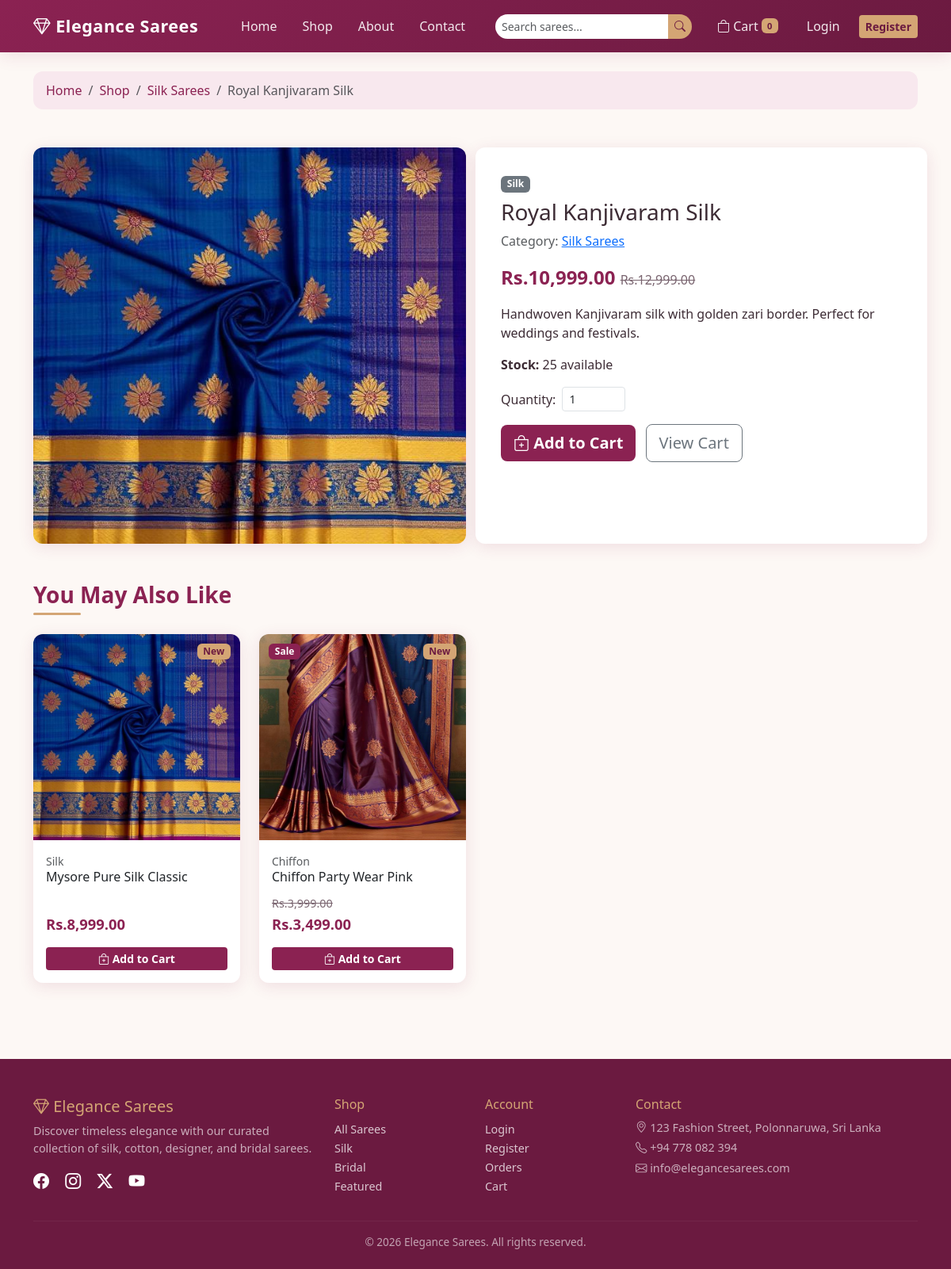
The app's page /product.php?slug=royal-kanjivaram-silk with its own data.
### tables this page shows
CREATE TABLE `products` (
  `id` int NOT NULL,
  `category_id` int NOT NULL,
  `name` varchar(200) NOT NULL,
  `slug` varchar(220) NOT NULL,
  `description` text,
  `saree_type` enum('Silk','Cotton','Designer','Bridal','Banarasi','Chiffon','Georgette') NOT NULL,
  `price` decimal(10,2) NOT NULL,
  `discount_price` decimal(10,2) DEFAULT NULL,
  `stock` int DEFAULT '0',
  `image` varchar(255) DEFAULT NULL,
  `is_featured` tinyint(1) DEFAULT '0',
  `is_new_arrival` tinyint(1) DEFAULT '0',
  `status` enum('active','inactive') DEFAULT 'active',
  `created_at` timestamp NULL DEFAULT CURRENT_TIMESTAMP
);

CREATE TABLE `categories` (
  `id` int NOT NULL,
  `name` varchar(100) NOT NULL,
  `slug` varchar(100) NOT NULL,
  `description` text,
  `image` varchar(255) DEFAULT NULL,
  `status` enum('active','inactive') DEFAULT 'active',
  `created_at` timestamp NULL DEFAULT CURRENT_TIMESTAMP
);

### product.php (the view, shortened to what this page needs)
<?php
require_once 'includes/header.php';
$slug = $_GET['slug'] ?? '';
$stmt = $pdo->prepare('
    SELECT p.*, c.name AS category_name, c.slug AS category_slug
    FROM products p JOIN categories c ON c.id = p.category_id
    WHERE p.slug = ? AND p.status = "active"
');
$stmt->execute([$slug]);
$product = $stmt->fetch();
$price = $product['discount_price'] ?? $product['price'];
$img = product_image_url($product['image']);
$related = $pdo->prepare('SELECT p.*, c.name AS category_name FROM products p JOIN categories c ON c.id = p.category_id WHERE p.category_id = ? AND p.id != ? AND p.status = "active" LIMIT 4');
$related->execute([$product['category_id'], $product['id']]);
$relatedProducts = $related->fetchAll();
?>
<div class="container py-4">
    <nav aria-label="breadcrumb">
        <ol class="breadcrumb breadcrumb-elegance mb-0">
            <li class="breadcrumb-item"><a href="index.php">Home</a></li>
            <li class="breadcrumb-item"><a href="shop.php">Shop</a></li>
            <li class="breadcrumb-item"><a href="shop.php?category=<?= urlencode($product['category_slug']) ?>"><?= e($product['category_name']) ?></a></li>
            <li class="breadcrumb-item active"><?= e($product['name']) ?></li>
        </ol>
    </nav>
    <div class="row mt-4 g-4">
        <div class="col-md-6 product-gallery">
            <img src="<?= e($img) ?>" alt="<?= e($product['name']) ?>">
        </div>
        <div class="col-md-6 product-detail-info">
            <span class="badge bg-secondary mb-2"><?= e($product['saree_type']) ?></span>
            <h1 class="h3"><?= e($product['name']) ?></h1>
            <p class="text-muted">Category: <a href="shop.php?category=<?= urlencode($product['category_slug']) ?>"><?= e($product['category_name']) ?></a></p>
            <p class="product-price fs-4">
                <?= format_price((float) $price) ?>
                <?php if ($product['discount_price']): ?>
                <span class="old-price fs-6"><?= format_price((float) $product['price']) ?></span>
                <?php endif; ?>
            </p>
            <p><?= nl2br(e($product['description'])) ?></p>
            <p><strong>Stock:</strong> <?= (int) $product['stock'] ?> available</p>
            <div class="d-flex align-items-center gap-2 my-3">
                <label for="qty" class="mb-0">Quantity:</label>
                <input type="number" id="qty" class="form-control form-control-sm" style="width:80px" value="1" min="1" max="<?= (int) $product['stock'] ?>">
            </div>
            <button type="button" class="btn btn-primary-elegance btn-lg add-to-cart-btn" data-product-id="<?= (int) $product['id'] ?>" data-qty-input="qty">
                <i class="bi bi-bag-plus"></i> Add to Cart
            </button>
            <a href="cart.php" class="btn btn-outline-secondary btn-lg ms-2">View Cart</a>
        </div>
    </div>
    <?php if ($relatedProducts): ?>
    <h3 class="section-title mt-5">You May Also Like</h3>
    <div class="row">
        <?php foreach ($relatedProducts as $rp): echo render_product_card($rp); endforeach; ?>
    </div>
    <?php endif; ?>
</div>
<?php
require_once 'includes/footer.php';

### includes/functions.php (shortened to what this page needs)
<?php
function e(string $value): string
{
    return htmlspecialchars($value, ENT_QUOTES, 'UTF-8');
}
function product_image_url(?string $filename): string
{
    foreach (['sarees', 'products'] as $folder) {
        $path = BASE_PATH . '/' . ASSETS_IMAGES . $folder . '/' . $filename;
        if (file_exists($path)) {
            return ASSETS_IMAGES . $folder . '/' . $filename;
        }
    }
    $mapped = [
        'silk_saree_1.jpg' => ASSETS_IMAGES . 'sarees/silk_saree_1.jpg',
        'bridal_saree.jpg' => ASSETS_IMAGES . 'sarees/bridal_saree.jpg',
        'cotton_saree.jpg' => ASSETS_IMAGES . 'sarees/cotton_saree.jpg',
        'designer_saree.jpg' => ASSETS_IMAGES . 'sarees/designer_saree.jpg',
    ];
    return $mapped[$filename] ?? ASSETS_IMAGES . 'products/default_saree.jpg';
}
function format_price(float $amount): string
{
    return 'Rs.' . number_format($amount, 2);
}
function render_product_card(array $product): string
{
    $price = $product['discount_price'] ?? $product['price'];
    $hasDiscount = !empty($product['discount_price']);
    $img = product_image_url($product['image']);
    $saleBadge = $hasDiscount ? '<span class="badge badge-sale">Sale</span>' : '';
    $newBadge = !empty($product['is_new_arrival']) ? '<span class="badge badge-new">New</span>' : '';
    $oldPrice = $hasDiscount ? '<span class="old-price">' . format_price((float) $product['price']) . '</span>' : '';
    return '<div class="col-sm-6 col-lg-4 col-xl-3 mb-4">
        <div class="card product-card h-100">
            <div class="position-relative">
                ' . $saleBadge . $newBadge . '
                <a href="product.php?slug=' . urlencode($product['slug']) . '">
                    <img src="' . e($img) . '" class="card-img-top" alt="' . e($product['name']) . '">
                </a>
            </div>
            <div class="card-body d-flex flex-column">
                <span class="text-muted small">' . e($product['saree_type'] ?? '') . '</span>
                <h6 class="card-title"><a href="product.php?slug=' . urlencode($product['slug']) . '" class="text-decoration-none text-dark">' . e($product['name']) . '</a></h6>
                <p class="product-price mt-auto">' . $oldPrice . '<br/>' . format_price((float) $price) . '</p>
                <button type="button" class="btn btn-primary-elegance btn-sm w-100 add-to-cart-btn" data-product-id="' . (int) $product['id'] . '">
                    <i class="bi bi-bag-plus"></i> Add to Cart
                </button>
            </div>
        </div>
    </div>';
}

### css/style.css (style rules this page uses)
:root { --primary: #8b2252; --primary-dark: #6b1a40; --accent: #d4a574; --accent-light: #f5e6d3; --rose: #f8e8ee; --cream: #fdf8f5; --text: #3d2c35; --text-muted: #7a6570; --shadow: 0 4px 20px rgba(139, 34, 82, 0.12); --radius: 12px; }
* { box-sizing: border-box; }
body { font-family: 'Segoe UI', Tahoma, Geneva, Verdana, sans-serif; color: var(--text); background: var(--cream); min-height: 100vh; display: flex; flex-direction: column; }
.btn-primary-elegance { background: var(--primary); border: none; color: #fff; font-weight: 600; }
.section-title { color: var(--primary); font-weight: 700; margin-bottom: 1.5rem; position: relative; padding-bottom: 0.5rem; }
.section-title::after { content: ''; position: absolute; bottom: 0; left: 0; width: 60px; height: 3px; background: var(--accent); border-radius: 2px; }
.product-card { background: #fff; border-radius: var(--radius); overflow: hidden; box-shadow: var(--shadow); transition: transform 0.3s, box-shadow 0.3s; height: 100%; border: none; }
.product-card .card-img-top { height: 260px; object-fit: cover; }
.product-card .badge-sale { position: absolute; top: 12px; left: 12px; background: var(--primary); color: #fff; }
.product-card .badge-new { position: absolute; top: 12px; right: 12px; background: var(--accent); color: var(--primary-dark); }
.product-price { color: var(--primary); font-weight: 700; font-size: 1.15rem; }
.product-price .old-price { color: var(--text-muted); text-decoration: line-through; font-size: 0.9rem; font-weight: 400; }
.breadcrumb-elegance { background: var(--rose); padding: 0.75rem 1rem; border-radius: var(--radius); margin-bottom: 1.5rem; }
.breadcrumb-elegance a { color: var(--primary); text-decoration: none; }
.product-gallery img { border-radius: var(--radius); width: 100%; max-height: 500px; object-fit: cover; box-shadow: var(--shadow); }
.product-detail-info { background: #fff; border-radius: var(--radius); padding: 2rem; box-shadow: var(--shadow); }

### records on screen
products: category.name "Silk Sarees", name "Royal Kanjivaram Silk", image (picture), saree_type "Silk", discount_price "Rs.10,999.00", price "Rs.12,999.00", description "Handwoven Kanjivaram silk with golden zari border. Perfect for weddings and festivals.", stock "25"
products: is_new_arrival "New", image (picture), saree_type "Silk", name "Mysore Pure Silk Classic", format_price((float) $price) "Rs.8,999.00"
products: shows "Sale", is_new_arrival "New", shows a picture, saree_type "Chiffon", name "Chiffon Party Wear Pink", price "Rs.3,999.00", discount_price "Rs.3,499.00"

### other values on screen
APP_NAME "Elegance Sarees"
$cartCount "0"
